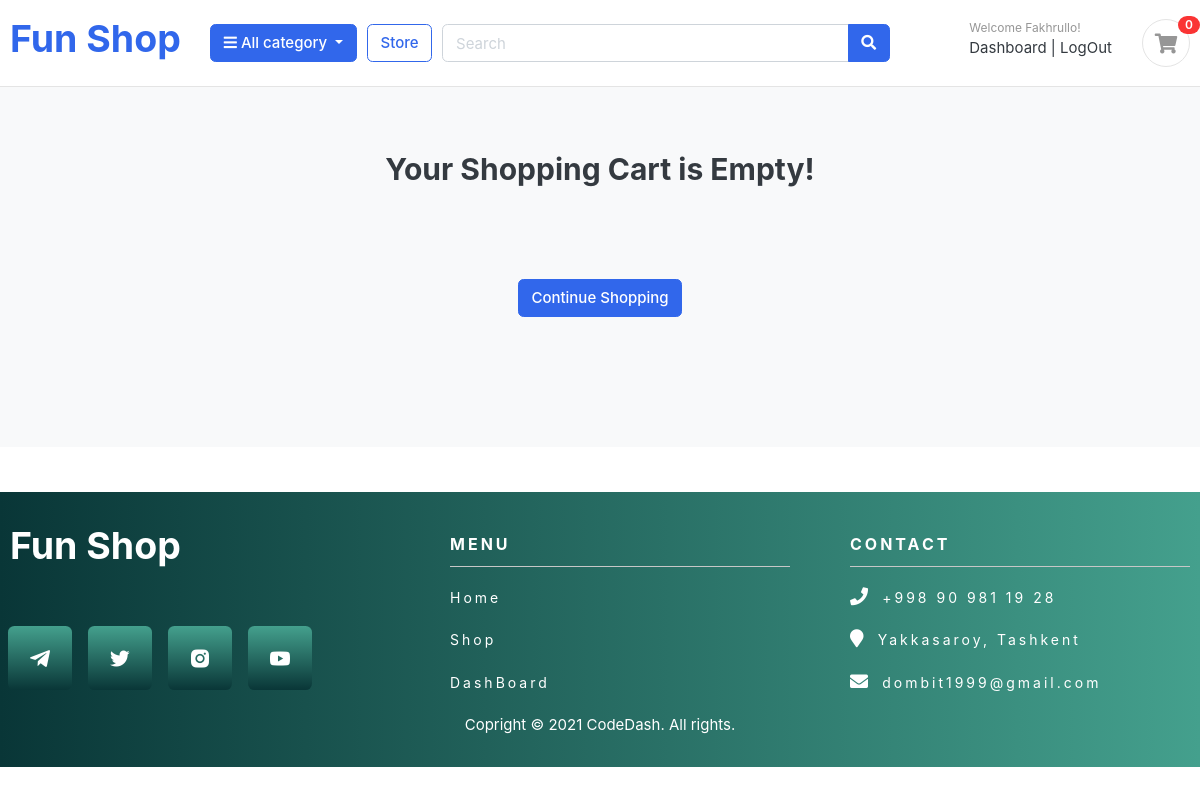
The app's page /cart/ (signed in), older data.
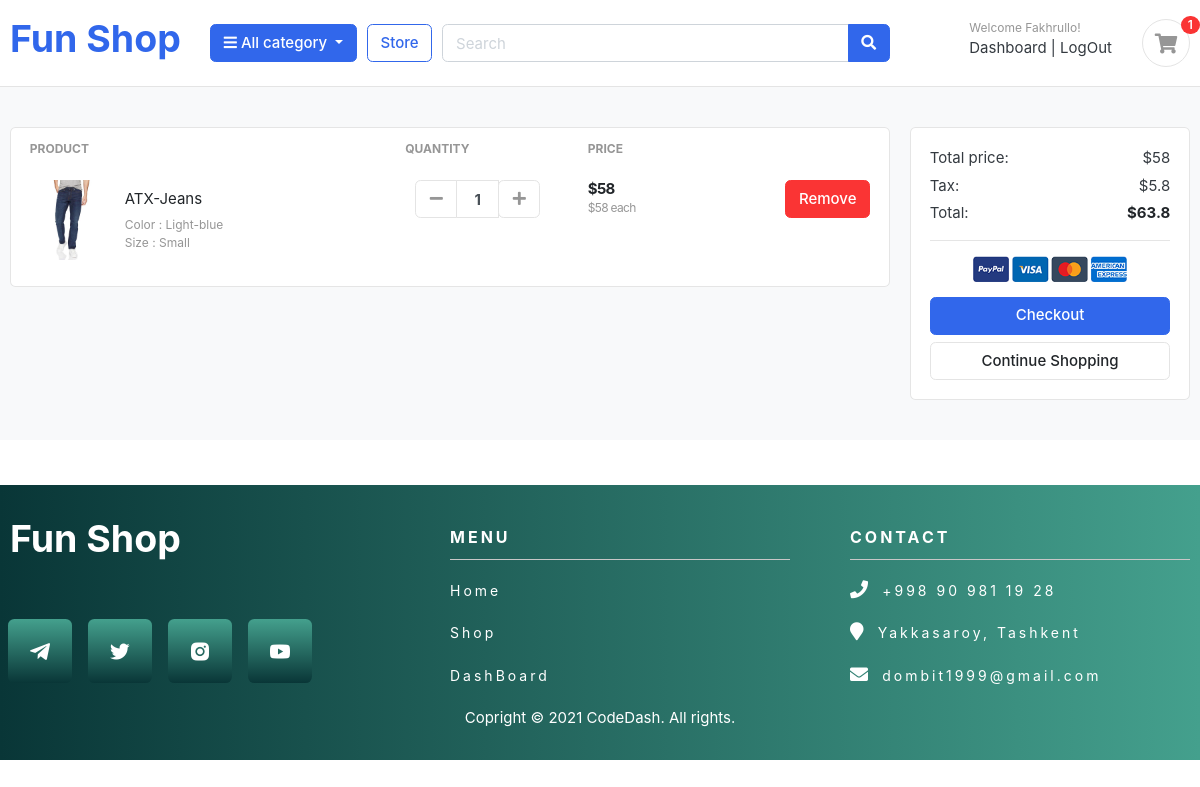
The same page, newer data.
### accounts/models.py (models this page shows, shortened)
class Account(AbstractBaseUser):
    first_name = models.CharField(max_length=60)
    last_name = models.CharField(max_length=60)
    username = models.CharField(max_length=50, unique=True)
    email = models.EmailField(max_length=100, unique=True)
    phone_number = models.CharField(max_length=50)
    date_joined = models.DateTimeField(auto_now_add=True)
    last_login = models.DateTimeField(auto_now_add=True)
    is_admin = models.BooleanField(default=False)
    is_staff = models.BooleanField(default=False)
    is_active = models.BooleanField(default=False)
    is_superadmin = models.BooleanField(default=False)
    USERNAME_FIELD = 'email'
    REQUIRED_FIELDS = ['username', 'first_name', 'last_name']
    objects = MyAccountManager()

### carts/models.py (models this page shows, shortened)
class CartItem(models.Model):
    user = models.ForeignKey(Account, on_delete=CASCADE, null=True)
    product = models.ForeignKey(Product, on_delete=models.CASCADE)
    variations = models.ManyToManyField(Variation, blank=True)
    cart = models.ForeignKey(Cart, on_delete=CASCADE, null=True)
    quantity = models.IntegerField()
    is_active = models.BooleanField(default=True)
    def sub_total(self):
        return self.product.price * self.quantity

### store/models.py (models this page shows, shortened)
class Product(models.Model):
    product_name = models.CharField(max_length=200, unique=True)
    slug = models.SlugField(max_length=200, unique=True)
    tags = TaggableManager()
    description = models.TextField(max_length=1000, blank=True)
    price = models.IntegerField()
    images = models.ImageField(upload_to='photos/products', )
    stock = models.IntegerField()
    is_available = models.BooleanField(default=True)
    category = models.ForeignKey(Category, on_delete=models.CASCADE)
    created_date = models.DateTimeField(auto_now_add=True)
    modified_date = models.DateTimeField(auto_now=True)
    id = models.AutoField(primary_key=True)
    def get_url(self):
        return reverse('product_deatil', args=[self.category.slug, self.slug])

class Variation(models.Model):
    product = models.ForeignKey(Product, on_delete=models.CASCADE)
    variation_category = models.CharField(max_length=100, choices=variatin_catergory_choice)
    variation_value = models.CharField(max_length=100)
    is_active = models.BooleanField(default=True)
    created_at = models.DateTimeField(auto_now=True)
    objects = VariationManager()

### carts/views.py (the view)
# urls.py: path('', views.cart, name='cart'),
def cart(request, total=0, quantity=0, cart_items=None, tax=0, grand_total=0):
    try:
        if request.user.is_authenticated:
            cart_items = CartItem.objects.filter(user = request.user, is_active=True)
        else:
            cart = Cart.objects.get(cart_id=_cart_id(request))
            cart_items = CartItem.objects.filter(cart = cart, is_active=True)
        for cart_item in cart_items:
            total += (cart_item.product.price * cart_item.quantity)
            quantity += cart_item.quantity
        tax = (10 * total)/100
        grand_total = total + tax
    except ObjectDoesNotExist:
        pass
    context = {
        'total':total,
        'quantity':quantity,
        'cart_items':cart_items,
        'tax':tax,
        'grand_total':grand_total,
    }
    return render(request, 'store/cart.html', context)

### templates/store/cart.html (shortened to what this page needs)
{% extends 'index.html' %}
{% block content %}
{% load static %}
<section class="section-content padding-y bg mb-5">
    <div class="container">
{% if not cart_items %}
    <br>
    <h2 class="text-center mb-5">Your Shopping Cart is Empty!</h2>
    <br><br>
    <div class="text-center mb-5">
        <a href="{% url 'store' %}" class="btn btn-primary mb-5">Continue Shopping</a>
    </div>
{% else %}
    <div class="row">
        <aside class="col-lg-9">
    <div class="card">
    <table class="table table-borderless table-shopping-cart">
    <thead class="text-muted">
    <tr class="small text-uppercase">
      <th scope="col">Product</th>
      <th scope="col" width="120">Quantity</th>
      <th scope="col" width="120">Price</th>
      <th scope="col" class="text-right" width="200"> </th>
    </tr>
    </thead>
    <tbody>
    {% for cart_item in cart_items %}
        <tr>
            <td>
                <figure class="itemside align-items-center">
                    <div class="aside"><a href="{{ cart_item.product.get_url }}"><img src="{{ cart_item.product.images.url }}" class="img-sm"></a></div>
                    <figcaption class="info">
                        <a href="{{ cart_item.product.get_url }}" class="title text-dark">{{ cart_item.product.product_name }}</a>
                        <p class="text-muted small">
                            {% if cart_item.variations.all %}
                                {% for item in cart_item.variations.all %}
                                    {{ item.variation_category | capfirst }} : {{ item.variation_value | capfirst }} <br>
                                {% endfor %}
                            {% endif %}
                        </p>
                    </figcaption>
                </figure>
            </td>
            <td>
                            <div class="col">
                                <div class="input-group input-spinner">
                                    <div class="input-group-prepend">
                                    <a href="{% url 'remove_cart' cart_item.product.id cart_item.id %}" class="btn btn-light" type="button" id="button-plus"> <i class="fa fa-minus"></i> </a>
                                    </div>
                                    <input type="text" class="form-control"  value="{{ cart_item.quantity }}">
                                    <div class="input-group-append">
                                        <form action="{% url 'add_cart' cart_item.product.id %}" method="POST">
                                            <button class="btn btn-light" type="submit" id="button-minus"> <i class="fa fa-plus"></i> </button>
                                        </form>
                                    </div>
                                </div>
                            </div>
            </td>
            <td>
                <div class="price-wrap">
                    <var class="price">${{ cart_item.sub_total }}</var>
                    <small class="text-muted"> ${{ cart_item.product.price }} each </small>
                </div>
            </td>
            <td class="text-right">
            <a href="{% url 'remove_all' cart_item.product.id cart_item.id %}" class="btn btn-danger"> Remove</a>
            </td>
        </tr>
    {% endfor %}
    </tbody>
    </table>
    </div>
        </aside>
        <aside class="col-lg-3">
            <div class="card">
            <div class="card-body">
                <dl class="dlist-align">
                  <dt>Total price:</dt>
                  <dd class="text-right">${{ total }}</dd>
                </dl>
                <dl class="dlist-align">
                  <dt>Tax:</dt>
                  <dd class="text-right"> ${{ tax }}</dd>
                </dl>
                <dl class="dlist-align">
                  <dt>Total:</dt>
                  <dd class="text-right text-dark b"><strong>${{ grand_total }}</strong></dd>
                </dl>
                <hr>
                <p class="text-center mb-3">
                    <img src="{% static 'images/misc/payments.png' %}" height="26">
                </p>
                <a href="{% url 'checkout' %}" class="btn btn-primary btn-block"> Checkout </a>
                <a href="{% url 'store' %}" class="btn btn-light btn-block">Continue Shopping</a>
            </div>
            </div>
    </aside>
    </div>
    {% endif %}
    </div>
    </section>
{% endblock %}

### templates/index.html (shortened to what this page needs)
{% load static %}
<!DOCTYPE HTML>
<html lang="en">
<head>
<link href="{% static 'css/bootstrap.css' %}" rel="stylesheet" type="text/css"/>
<link href="{% static 'fonts/fontawesome/css/all.min.css' %}" type="text/css" rel="stylesheet">
<link href='https://unpkg.com/boxicons@2.0.7/css/boxicons.min.css' rel='stylesheet'>
<link href="{% static 'css/ui.css' %}" rel="stylesheet" type="text/css"/>
<link href="{% static 'css/custom.css' %}" rel="stylesheet" type="text/css"/>
<link href="{% static 'css/responsive.css' %}" rel="stylesheet" media="only screen and (max-width: 1200px)" />
<link href="/your-path-to-fontawesome/css/all.css" rel="stylesheet">
</head>
<body>
	<header class="section-header">
	<section class="header-main border-bottom">
		<div class="container">
	<div class="row align-items-center">
		<div class="col-lg-2 col-md-3 col-6">
			<a href="{% url 'home' %}" class="brand-wrap" >
				<h1>Fun Shop</h1>
			</a>
		</div>
		<div class="col-lg col-sm col-md col-6 flex-grow-0">
			<div class="category-wrap dropdown d-inline-block float-right">
				<button type="button" class="btn btn-primary dropdown-toggle" data-toggle="dropdown">
					<i class="fa fa-bars"></i> All category
				</button>
			</div>
		</div>
		<a href="{% url 'store' %}" class="btn btn-outline-primary">Store</a>
		<div class="col-lg  col-md-6 col-sm-12 col">
			<form action="{% url 'search' %}" class="search" method="GET">
				<div class="input-group w-100">
					<input type="text" class="form-control" style="width:60%;" placeholder="Search" name="keyword" required>
					<div class="input-group-append">
					<button class="btn btn-primary" type="submit">
						<i class="fa fa-search"></i>
					</button>
					</div>
				</div>
			</form>
		</div>
		<div class="col-lg-3 col-sm-6 col-8 order-2 order-lg-3">
					<div class="d-flex justify-content-end mb-3 mb-lg-0">
					{% if user.id is None %}
						<div class="widget-header">
							<small class="title text-muted">Welcome guest!</small>
							<div>
								<a href="{% url 'login' %}">Sign in</a> <span class="dark-transp"> | </span>
								<a href="{% url 'register' %}"> Register</a>
							</div>
						</div>
					{% else %}
						<div class="widget-header">
							<small class="title text-muted">Welcome {{ user.first_name }}!</small>
							<div>
								<a href="{% url 'dashboard' %}">Dashboard</a> <span class="dark-transp"> | </span>
								<a href="{% url 'logout' %}"> LogOut</a>
						</div>
						</div>
					{% endif %}
						<a href="{% url 'cart' %}" class="widget-header pl-3 ml-3">
							<div class="icon icon-sm rounded-circle border"><i class="fa fa-shopping-cart"></i></div>
							<span class="badge badge-pill badge-danger notify">{{ cart_count }}</span>
						</a>
					</div>
				</div>
	</div>
		</div>
	</section>
	</header>
	{% block content %}
	{% endblock %}
<footer>
	<div class="container">
	  <div class="row">
			   <div class="col-md-4 col-sm-6 col-xs-12">
					<h1 style="color: #fff !important;">Fun Shop</h1>
				<ul class="sci">
					<li><a href="https://t.me/fakha0" class="telegram" target="_blank"><i class='bx bxl-telegram'></i></a></li>
					<li><a href="https://twitter.com/fakha0" class="twitter" target="_blank"><i class='bx bxl-twitter'></i></a></li>
					<li><a href="https://www.instagram.com/fakha0/" class="instagram" target="_blank"><i class='bx bxl-instagram-alt'></i></a></li>
					<li><a href="https://www.youtube.com/channel/UC89eYzOxvAb8vmc3RU6nhuQ" class="youtube" target="_blank"><i class='bx bxl-youtube' ></i></a></li>
				  </ul>
			   </div>
			   <div class="col-md-4 col-sm-6 col-xs-12">
				   <ul class="menu">
						<span>Menu</span>
						<li>
						   <a href="{% url 'home' %}">Home</a>
						 </li>
						 <li>
							<a href="{% url 'store' %}">Shop</a>
						 </li>
						 <li>
						   <a href="{% url 'dashboard' %}">DashBoard</a>
						 </li>
					</ul>
			   </div>
			   <div class="col-md-4 col-sm-6 col-xs-12">
				 <ul class="address">
				   <span>Contact</span>
				   <li>
					  <i class="fa fa-phone" aria-hidden="true"></i>
					  <a href="tel:+998909811928" >+998 90 981 19 28</a> <br>
				   </li>
				   <li>
					  <i class="fa fa-map-marker" aria-hidden="true"></i>
					  <a href="#"> Yakkasaroy, Tashkent</a>
				   </li>
				   <li>
					  <i class="fa fa-envelope" aria-hidden="true"></i>
					  <a href="mailto:dombit1999@gmail.com" >dombit1999@gmail.com</a> <br>
				   </li>
				  </ul>
			   </div>
		   </div>
	   </div>
	   <p class="text-center" style="color: #fff;">Copright &copy; 2021 CodeDash. All rights.</p>
   </footer>
</body>
</html>

Row changes from the older to the newer data that the page shows:
added CartItem: product.images (picture), product.product_name "ATX-Jeans", quantity "1", sub_total "58", product.price "58"
now on this page (row unchanged): Variation: variation_category "Color", variation_value "Light-blue"
now on this page (row unchanged): Variation: variation_category "Size", variation_value "Small"
Text that changed along with them:
{{ cart_count }}: "0" → "1"
{{ total }}: (not shown) → "58"
{{ tax }}: (not shown) → "5.8"
{{ grand_total }}: (not shown) → "63.8"
text no longer shown: "Your Shopping Cart is Empty!"
text now shown: "PRODUCT QUANTITY PRICE Total price: $ Tax: $ Total: $ Checkout"
